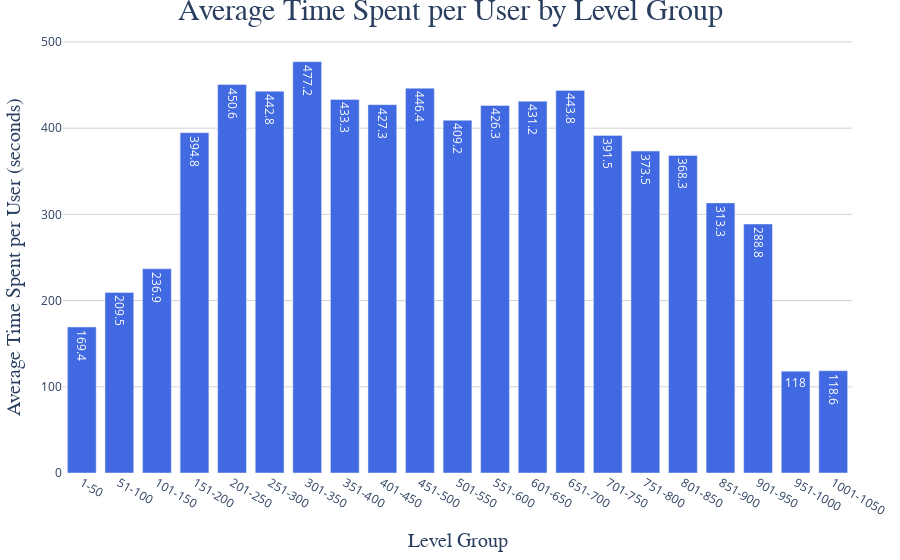

Here is the notebook cell this chart was saved with:
### Code cell
fig = go.Figure(data=[
    go.Bar(
        x=df_level_time['level_group'],  
        y=df_level_time['avg_time_per_user'],  
        marker=dict(color='royalblue'),  
        text=df_level_time['avg_time_per_user'].round(1), 
        textposition='auto',  
    )
])


fig.update_layout(
    title='Average Time Spent per User by Level Group',
    title_font=dict(size=30, family="Arial, sans-serif"),  
    xaxis_title='Level Group',
    yaxis_title='Average Time Spent per User (seconds)',
    xaxis_title_font=dict(size=20, family="Arial, sans-serif"),  
    yaxis_title_font=dict(size=20, family="Arial, sans-serif"),  
    xaxis=dict(showgrid=False, gridcolor='white'),  
    yaxis=dict(showgrid=True, gridcolor='lightgrey'),  
    paper_bgcolor='white',  
    plot_bgcolor='white', 
    title_x=0.5, 
    margin=dict(l=40, r=40, t=40, b=40),  
    bargap=0.15,  
    bargroupgap=0.1
)


fig.show()

### Figure 1 — Plotly figure (JSON) as saved in the notebook; plotly's stock layout.template omitted (floating-point values rounded to 4 significant figures)
{"data": [{"marker": {"color": "royalblue"}, "text": [169.4, 209.5, 236.9, 394.8, 450.6, 442.8, 477.2, 433.3, 427.3, 446.4, 409.2, 426.3, 431.2, 443.8, 391.5, 373.5, 368.3, 313.3, 288.8, 118, 118.6], "textposition": "auto", "type": "bar", "x": ["1-50", "51-100", "101-150", "151-200", "201-250", "251-300", "301-350", "351-400", "401-450", "451-500", "501-550", "551-600", "601-650", "651-700", "701-750", "751-800", "801-850", "851-900", "901-950", "951-1000", "1001-1050"], "y": [169.4, 209.5, 236.9, 394.8, 450.6, 442.8, 477.2, 433.3, 427.3, 446.4, 409.2, 426.3, 431.2, 443.8, 391.5, 373.5, 368.3, 313.3, 288.8, 118.0, 118.6]}], "layout": {"bargap": 0.15, "bargroupgap": 0.1, "margin": {"b": 40, "l": 40, "r": 40, "t": 40}, "paper_bgcolor": "white", "plot_bgcolor": "white", "title": {"font": {"family": "Arial, sans-serif", "size": 30}, "text": "Average Time Spent per User by Level Group", "x": 0.5}, "xaxis": {"gridcolor": "white", "showgrid": false, "title": {"font": {"family": "Arial, sans-serif", "size": 20}, "text": "Level Group"}}, "yaxis": {"gridcolor": "lightgrey", "showgrid": true, "title": {"font": {"family": "Arial, sans-serif", "size": 20}, "text": "Average Time Spent per User (seconds)"}}}}
